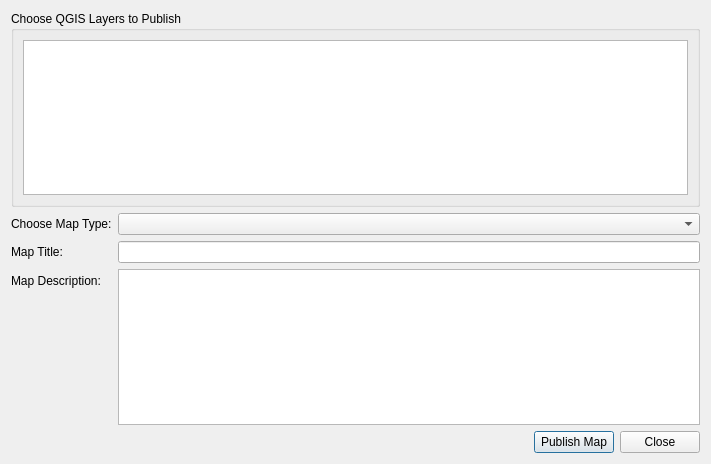
<?xml version="1.0" encoding="UTF-8"?>
<ui version="4.0">
 <class>ScribbleMapsPublishDialogBase</class>
 <widget class="QDialog" name="ScribbleMapsPublishDialogBase">
  <property name="geometry">
   <rect>
    <x>0</x>
    <y>0</y>
    <width>711</width>
    <height>464</height>
   </rect>
  </property>
  <property name="windowTitle">
   <string>Publish to Scribble Maps</string>
  </property>
  <layout class="QVBoxLayout" name="verticalLayout">
   <item>
    <widget class="QGroupBox" name="groupBox">
     <property name="title">
      <string>Choose QGIS Layers to Publish</string>
     </property>
     <layout class="QHBoxLayout" name="horizontalLayout">
      <item>
       <widget class="QListWidget" name="lstLayers"/>
      </item>
     </layout>
    </widget>
   </item>
   <item>
    <layout class="QFormLayout" name="formLayout">
     <item row="0" column="1">
      <widget class="QComboBox" name="cmbMapType">
       <property name="minimumSize">
        <size>
         <width>200</width>
         <height>0</height>
        </size>
       </property>
       <property name="currentText">
        <string/>
       </property>
      </widget>
     </item>
     <item row="1" column="0">
      <widget class="QLabel" name="label_2">
       <property name="text">
        <string>Map Title:</string>
       </property>
      </widget>
     </item>
     <item row="1" column="1">
      <widget class="QLineEdit" name="txtMapTitle"/>
     </item>
     <item row="2" column="0">
      <widget class="QLabel" name="label_3">
       <property name="text">
        <string>Map Description:</string>
       </property>
      </widget>
     </item>
     <item row="2" column="1">
      <widget class="QPlainTextEdit" name="plntxtMapDescription"/>
     </item>
     <item row="0" column="0">
      <widget class="QLabel" name="label">
       <property name="text">
        <string>Choose Map Type:</string>
       </property>
      </widget>
     </item>
    </layout>
   </item>
   <item>
    <layout class="QHBoxLayout" name="horizontalLayout_3">
     <item>
      <spacer name="horizontalSpacer_2">
       <property name="orientation">
        <enum>Qt::Horizontal</enum>
       </property>
       <property name="sizeHint" stdset="0">
        <size>
         <width>40</width>
         <height>20</height>
        </size>
       </property>
      </spacer>
     </item>
     <item>
      <widget class="QPushButton" name="pbPublish">
       <property name="maximumSize">
        <size>
         <width>120</width>
         <height>16777215</height>
        </size>
       </property>
       <property name="text">
        <string>Publish Map</string>
       </property>
      </widget>
     </item>
     <item>
      <widget class="QPushButton" name="pbClose">
       <property name="maximumSize">
        <size>
         <width>90</width>
         <height>16777215</height>
        </size>
       </property>
       <property name="text">
        <string>Close</string>
       </property>
      </widget>
     </item>
    </layout>
   </item>
  </layout>
 </widget>
 <resources/>
 <connections/>
</ui>
